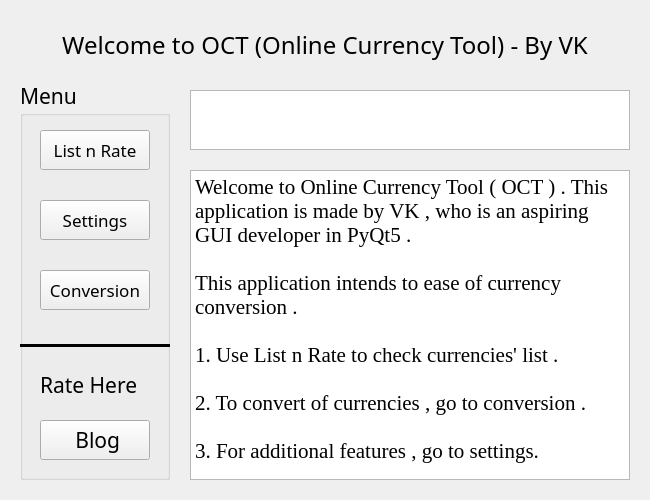
<?xml version="1.0" encoding="UTF-8"?>
<ui version="4.0">
 <class>MainWindow</class>
 <widget class="QMainWindow" name="MainWindow">
  <property name="geometry">
   <rect>
    <x>0</x>
    <y>0</y>
    <width>650</width>
    <height>500</height>
   </rect>
  </property>
  <property name="windowTitle">
   <string>MainWindow</string>
  </property>
  <widget class="QWidget" name="centralwidget">
   <widget class="QLabel" name="label">
    <property name="geometry">
     <rect>
      <x>10</x>
      <y>20</y>
      <width>630</width>
      <height>50</height>
     </rect>
    </property>
    <property name="font">
     <font>
      <family>Cooper Black</family>
      <pointsize>18</pointsize>
     </font>
    </property>
    <property name="text">
     <string>Welcome to OCT (Online Currency Tool) - By VK</string>
    </property>
    <property name="alignment">
     <set>Qt::AlignCenter</set>
    </property>
   </widget>
   <widget class="QGroupBox" name="groupBox">
    <property name="geometry">
     <rect>
      <x>20</x>
      <y>80</y>
      <width>150</width>
      <height>400</height>
     </rect>
    </property>
    <property name="font">
     <font>
      <family>Cooper Black</family>
      <pointsize>16</pointsize>
     </font>
    </property>
    <property name="title">
     <string>Menu</string>
    </property>
    <property name="flat">
     <bool>false</bool>
    </property>
    <property name="checkable">
     <bool>false</bool>
    </property>
    <widget class="QPushButton" name="pushButton">
     <property name="geometry">
      <rect>
       <x>20</x>
       <y>120</y>
       <width>110</width>
       <height>40</height>
      </rect>
     </property>
     <property name="font">
      <font>
       <family>Cooper Black</family>
       <pointsize>13</pointsize>
      </font>
     </property>
     <property name="text">
      <string>Settings</string>
     </property>
    </widget>
    <widget class="QPushButton" name="pushButton_2">
     <property name="geometry">
      <rect>
       <x>20</x>
       <y>190</y>
       <width>110</width>
       <height>40</height>
      </rect>
     </property>
     <property name="font">
      <font>
       <family>Cooper Black</family>
       <pointsize>13</pointsize>
      </font>
     </property>
     <property name="text">
      <string>Conversion</string>
     </property>
    </widget>
    <widget class="Line" name="line">
     <property name="geometry">
      <rect>
       <x>0</x>
       <y>260</y>
       <width>150</width>
       <height>10</height>
      </rect>
     </property>
     <property name="font">
      <font>
       <family>Cooper Black</family>
       <pointsize>16</pointsize>
       <weight>50</weight>
       <bold>false</bold>
      </font>
     </property>
     <property name="frameShadow">
      <enum>QFrame::Plain</enum>
     </property>
     <property name="lineWidth">
      <number>3</number>
     </property>
     <property name="orientation">
      <enum>Qt::Horizontal</enum>
     </property>
    </widget>
    <widget class="QPushButton" name="pushButton_3">
     <property name="geometry">
      <rect>
       <x>20</x>
       <y>50</y>
       <width>110</width>
       <height>40</height>
      </rect>
     </property>
     <property name="font">
      <font>
       <family>Cooper Black</family>
       <pointsize>13</pointsize>
      </font>
     </property>
     <property name="text">
      <string>List n Rate</string>
     </property>
    </widget>
    <widget class="QLabel" name="label_2">
     <property name="geometry">
      <rect>
       <x>20</x>
       <y>290</y>
       <width>111</width>
       <height>30</height>
      </rect>
     </property>
     <property name="text">
      <string>Rate Here</string>
     </property>
    </widget>
    <widget class="QPushButton" name="pushButton_4">
     <property name="geometry">
      <rect>
       <x>20</x>
       <y>340</y>
       <width>110</width>
       <height>40</height>
      </rect>
     </property>
     <property name="text">
      <string> Blog</string>
     </property>
    </widget>
   </widget>
   <widget class="QTextBrowser" name="textBrowser">
    <property name="geometry">
     <rect>
      <x>190</x>
      <y>90</y>
      <width>440</width>
      <height>60</height>
     </rect>
    </property>
    <property name="font">
     <font>
      <family>Cooper Black</family>
      <pointsize>16</pointsize>
     </font>
    </property>
    <property name="html">
     <string>&lt;!DOCTYPE HTML PUBLIC &quot;-//W3C//DTD HTML 4.0//EN&quot; &quot;http://www.w3.org/TR/REC-html40/strict.dtd&quot;&gt;
&lt;html&gt;&lt;head&gt;&lt;meta name=&quot;qrichtext&quot; content=&quot;1&quot; /&gt;&lt;style type=&quot;text/css&quot;&gt;
p, li { white-space: pre-wrap; }
&lt;/style&gt;&lt;/head&gt;&lt;body style=&quot; font-family:'Cooper Black'; font-size:16pt; font-weight:400; font-style:normal;&quot;&gt;
&lt;p style=&quot;-qt-paragraph-type:empty; margin-top:0px; margin-bottom:0px; margin-left:0px; margin-right:0px; -qt-block-indent:0; text-indent:0px;&quot;&gt;&lt;br /&gt;&lt;/p&gt;&lt;/body&gt;&lt;/html&gt;</string>
    </property>
   </widget>
   <widget class="QTextBrowser" name="textBrowser_2">
    <property name="geometry">
     <rect>
      <x>190</x>
      <y>170</y>
      <width>440</width>
      <height>310</height>
     </rect>
    </property>
    <property name="font">
     <font>
      <family>Times New Roman</family>
      <pointsize>16</pointsize>
      <weight>50</weight>
      <bold>false</bold>
     </font>
    </property>
    <property name="html">
     <string>&lt;!DOCTYPE HTML PUBLIC &quot;-//W3C//DTD HTML 4.0//EN&quot; &quot;http://www.w3.org/TR/REC-html40/strict.dtd&quot;&gt;
&lt;html&gt;&lt;head&gt;&lt;meta name=&quot;qrichtext&quot; content=&quot;1&quot; /&gt;&lt;style type=&quot;text/css&quot;&gt;
p, li { white-space: pre-wrap; }
&lt;/style&gt;&lt;/head&gt;&lt;body style=&quot; font-family:'Times New Roman'; font-size:16pt; font-weight:400; font-style:normal;&quot;&gt;
&lt;p style=&quot; margin-top:0px; margin-bottom:0px; margin-left:0px; margin-right:0px; -qt-block-indent:0; text-indent:0px;&quot;&gt;Welcome to Online Currency Tool ( OCT ) . This application is made by VK , who is an aspiring GUI developer in PyQt5 .&lt;/p&gt;
&lt;p style=&quot;-qt-paragraph-type:empty; margin-top:0px; margin-bottom:0px; margin-left:0px; margin-right:0px; -qt-block-indent:0; text-indent:0px;&quot;&gt;&lt;br /&gt;&lt;/p&gt;
&lt;p style=&quot; margin-top:0px; margin-bottom:0px; margin-left:0px; margin-right:0px; -qt-block-indent:0; text-indent:0px;&quot;&gt;This application intends to ease of currency conversion .&lt;/p&gt;
&lt;p style=&quot;-qt-paragraph-type:empty; margin-top:0px; margin-bottom:0px; margin-left:0px; margin-right:0px; -qt-block-indent:0; text-indent:0px;&quot;&gt;&lt;br /&gt;&lt;/p&gt;
&lt;p style=&quot; margin-top:0px; margin-bottom:0px; margin-left:0px; margin-right:0px; -qt-block-indent:0; text-indent:0px;&quot;&gt;1. Use List n Rate to check currencies' list .&lt;/p&gt;
&lt;p style=&quot;-qt-paragraph-type:empty; margin-top:0px; margin-bottom:0px; margin-left:0px; margin-right:0px; -qt-block-indent:0; text-indent:0px;&quot;&gt;&lt;br /&gt;&lt;/p&gt;
&lt;p style=&quot; margin-top:0px; margin-bottom:0px; margin-left:0px; margin-right:0px; -qt-block-indent:0; text-indent:0px;&quot;&gt;2. To convert of currencies , go to conversion . &lt;/p&gt;
&lt;p style=&quot;-qt-paragraph-type:empty; margin-top:0px; margin-bottom:0px; margin-left:0px; margin-right:0px; -qt-block-indent:0; text-indent:0px;&quot;&gt;&lt;br /&gt;&lt;/p&gt;
&lt;p style=&quot; margin-top:0px; margin-bottom:0px; margin-left:0px; margin-right:0px; -qt-block-indent:0; text-indent:0px;&quot;&gt;3. For additional features , go to settings.&lt;/p&gt;&lt;/body&gt;&lt;/html&gt;</string>
    </property>
   </widget>
  </widget>
 </widget>
 <resources/>
 <connections/>
</ui>
